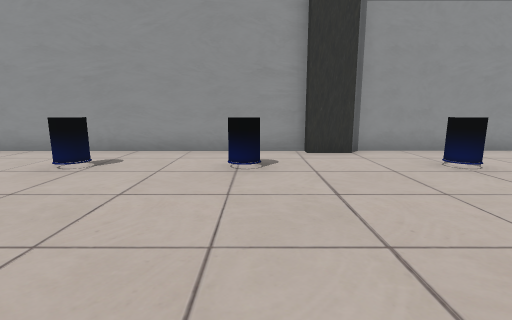
View 1 (above)

13 first-person views from a walk through a Unity game level. The camera is 1.2 m above the floor, tilts 10° down and sees 85° across. The floor is counted in squares, 1 m on a side. Each view is taken from the middle of a square. On the plan, view 1 faces up. The plan holds only what a view shows up to about 13 squares ahead; the rest is blank. The player is left out. Door leaves are left out, so doorways stand open. Some surface patterns are stand-ins.

View 2
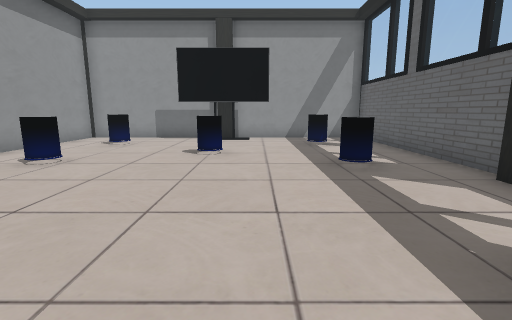

View 3
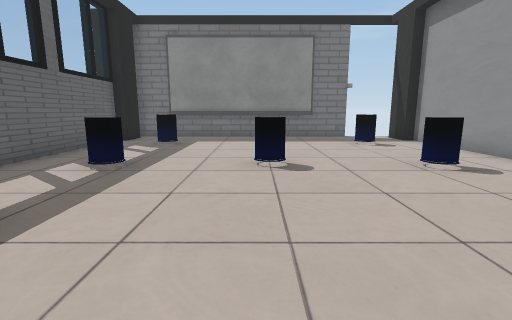

View 4
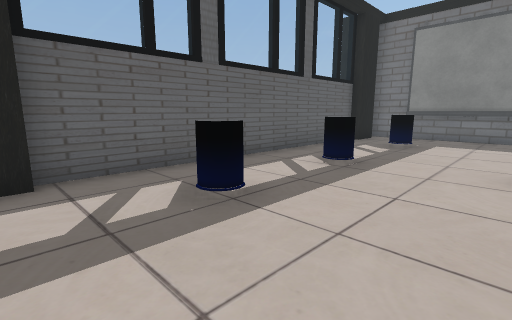

View 5
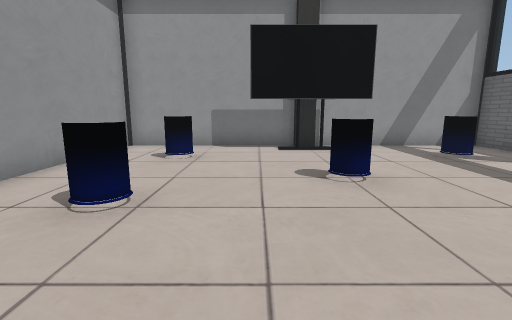

View 6
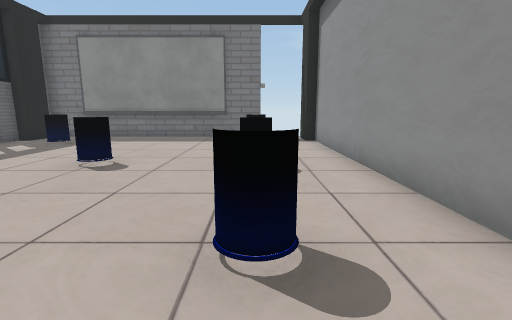

View 7
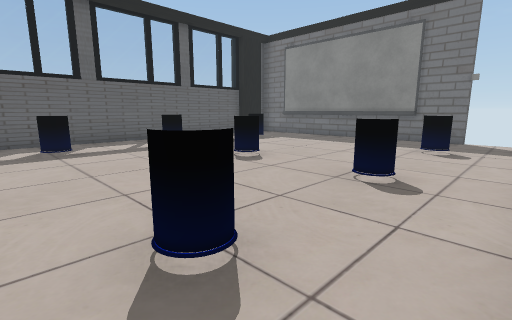

View 8
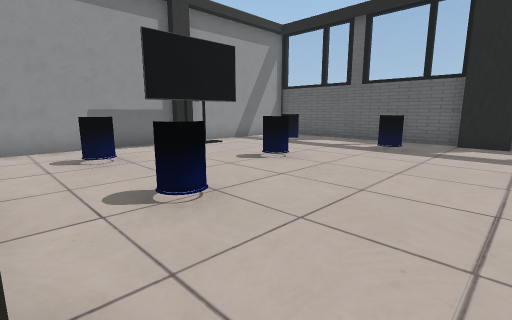

View 9
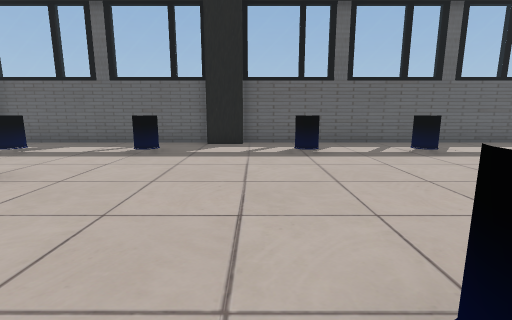

View 10
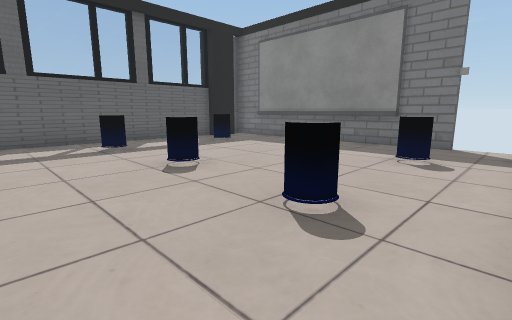

View 11
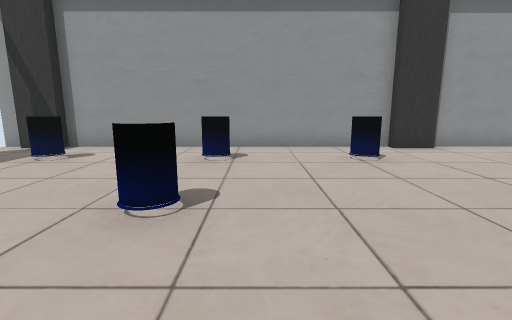

View 12
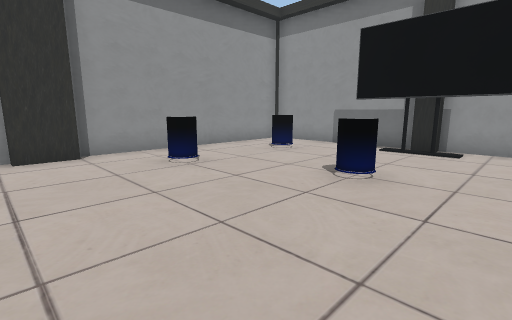

View 13
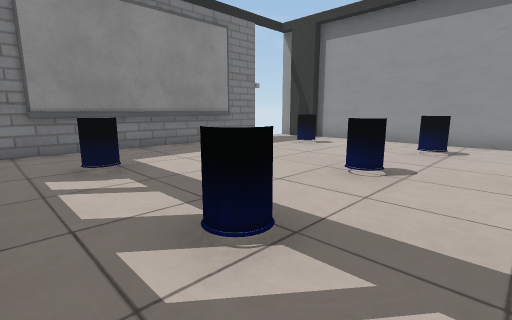

### Floor plan
Key: @ floor where view 1 was taken; # wall or solid block; . floor; D open door; = window, fence, low wall or low ledge; T TV.
Columns run from 12 left of view 1 to 11 right of it. Each row starts with its distance up from view 1.
  9    #####################
  8 #D##..........##.......#
  7  D.....................#
  6 ##..=...=...=...==..=..#
  5  #.....................#
  4  #....................T#
  3  #....................T#
  2  #......#.........=...T#
  1  #....................T#
  0  #..........@..........#
 -1  #..#...=.......#...#..#
 -2  #.....................#
 -3  ##....................#
 -4  #######################

Where each view was taken, in squares from view 1:
view 1: 0 up, 0 right, facing up
view 2: 1 up, 2 left, facing right
view 3: 2 up, 2 right, facing left
view 4: 2 up, 2 right, facing down-left
view 5: 4 up, 1 right, facing right
view 6: 6 up, 2 right, facing left
view 7: 8 up, 1 right, facing down-left
view 8: 8 up, 1 right, facing down-right
view 9: 7 up, 1 right, facing down
view 10: 8 up, 1 left, facing down-left
view 11: 1 down, 3 left, facing up
view 12: 0 up, 1 right, facing up-right
view 13: 3 down, 2 left, facing up-left
